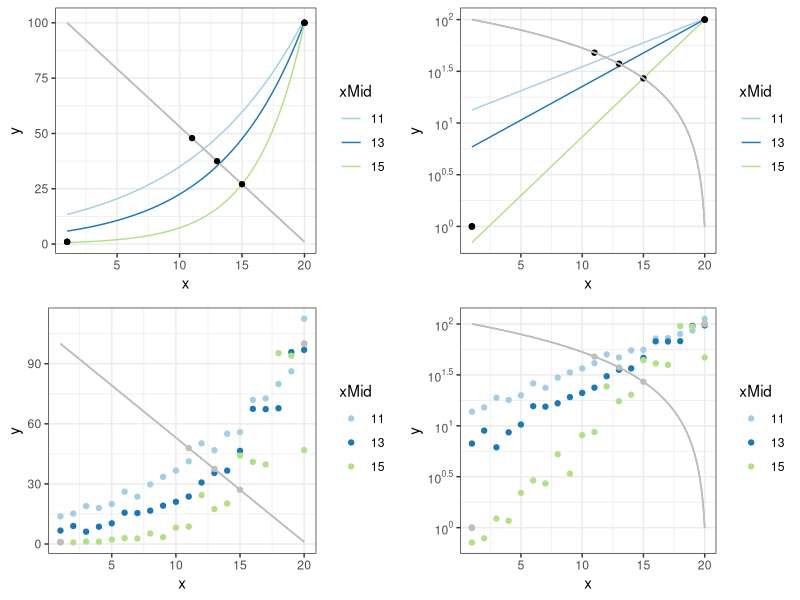
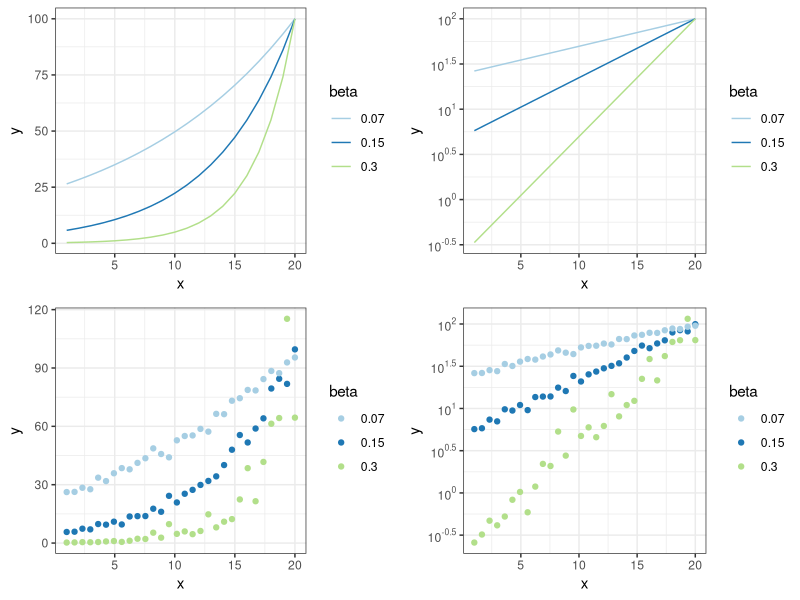
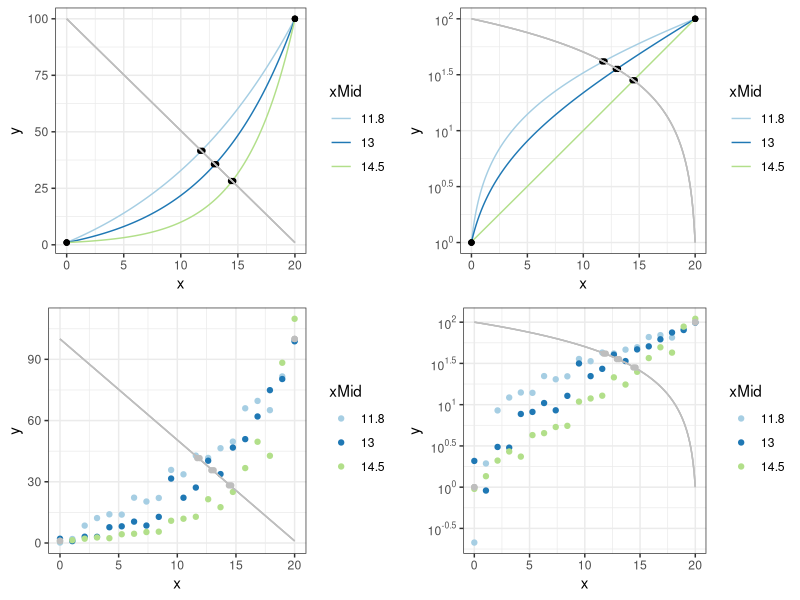
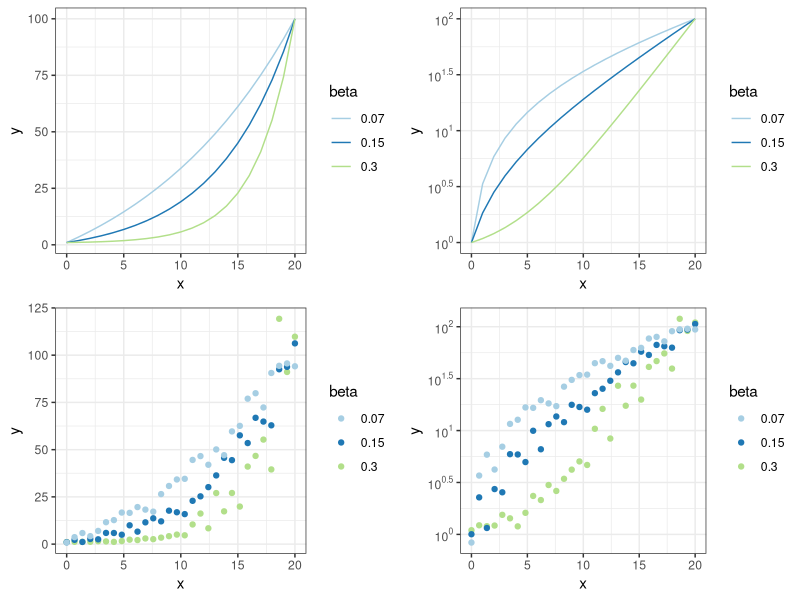

These charts were generated, in order, by the following R code:
## ---- chunk 1
knitr::opts_chunk$set(echo = F, message = FALSE, warning = FALSE, fig.width = 9, fig.height = 6)
library(ggplot2)
library(scales)
library(tidyverse)
library(gridExtra)
## ---- chunk 2
expSim <- function(xMid, xRange = c(1,20), yRange = c(1,100)){
  
  lineData   <- tibble(xLine = seq(xRange[1],xRange[2],0.1),
                       yLine = ((yRange[1]-yRange[2])/(xRange[2]-xRange[1]))*(xLine-xRange[1])+yRange[2])
  pointsData <- tibble(xPoint = c(xRange[1], xMid, xRange[2]),
                       yPoint = c(yRange[1], lineData$yLine[lineData$xLine == xMid], yRange[2]))
  
  
  lm.fit <- lm(log(yPoint) ~ xPoint, data = pointsData)
  alpha.0  <- exp(coef(lm.fit)[1]) %>% as.numeric()
  beta.0   <- coef(lm.fit)[2] %>% as.numeric()
  start <- list(alpha = alpha.0, beta = beta.0)
  nonlinear.fit   <- nls(yPoint ~ alpha * exp(beta * xPoint), data = pointsData, start = start)
  alpha <- coef(nonlinear.fit)[1] %>% as.numeric()
  beta <- coef(nonlinear.fit)[2] %>% as.numeric()
  
  expData <- tibble(x = seq(xRange[1],xRange[2],0.1),
                    y = alpha*exp(beta*x))
  return(list(expData = expData, lineData = lineData, pointsData = pointsData))
}

expData <- tibble(xMid = c(11, 13, 15)) %>%
  mutate(data = map(xMid, expSim)) %>%
  unnest(data) %>%
  unnest(data) %>%
  mutate(xMid = factor(xMid))

linearPlot1 <- expData %>%
  ggplot(aes(x = x, y = y, group = xMid, color = xMid)) + 
  geom_line() +
  geom_line(aes(x = xLine, y = yLine), color = "gray") +
  geom_point(aes(x = xPoint, y = yPoint), color = "black") +
  theme_bw() +
  scale_color_brewer(palette = "Paired")

logPlot1 <- expData %>%
  ggplot(aes(x = x, y = y, group = xMid, color = xMid)) + 
  geom_line() +
  geom_point(aes(x = xPoint, y = yPoint), color = "black") +
  geom_line(aes(x = xLine, y = yLine), color = "gray") +
  theme_bw() +
  scale_color_brewer(palette = "Paired") +
  scale_y_continuous(trans = "log10",
                     breaks = trans_breaks("log10", function(x) 10^x),
                     labels = trans_format("log10", math_format(10^.x)))

## ---- chunk 3
expSim <- function(xMid, sigma, N = 20, xRange = c(1,20), yRange = c(1,100)){
  
  lineData   <- tibble(xLine = seq(xRange[1],xRange[2],0.1),
                       yLine = ((yRange[1]-yRange[2])/(xRange[2]-xRange[1]))*(xLine-xRange[1])+yRange[2])
  pointsData <- tibble(xPoint = c(xRange[1], xMid, xRange[2]),
                       yPoint = c(yRange[1], lineData$yLine[lineData$xLine == xMid], yRange[2]))
  
  
  lm.fit <- lm(log(yPoint) ~ xPoint, data = pointsData)
  alpha.0  <- exp(coef(lm.fit)[1]) %>% as.numeric()
  beta.0   <- coef(lm.fit)[2] %>% as.numeric()
  start <- list(alpha = alpha.0, beta = beta.0)
  nonlinear.fit   <- nls(yPoint ~ alpha * exp(beta * xPoint), data = pointsData, start = start)
  alpha <- (coef(nonlinear.fit)[1] %>% as.numeric())/(exp((sigma^2)/2))
  beta <- coef(nonlinear.fit)[2] %>% as.numeric()
  
  expData <- tibble(x = seq(xRange[1],xRange[2], length.out = N),
                    y = alpha*exp(beta*x + rnorm(N,0,sigma)))
  return(list(expData = expData, lineData = lineData, pointsData = pointsData))
}

expData <- tibble(xMid = c(11, 13, 15),
                  sigma = c(0.07, 0.14, 0.25)) %>%
  mutate(data = map2(xMid, sigma, expSim)) %>%
  unnest(data) %>%
  unnest(data) %>%
  mutate(xMid = factor(xMid))

linearPlot1_error <- expData %>%
  ggplot(aes(x = x, y = y, group = xMid, color = xMid)) + 
  geom_point() +
  geom_line(aes(x = xLine, y = yLine), color = "gray") +
  geom_point(aes(x = xPoint, y = yPoint), color = "gray") +
  theme_bw() +
  scale_color_brewer(palette = "Paired")

logPlot1_error <- expData %>%
  ggplot(aes(x = x, y = y, group = xMid, color = xMid)) + 
  geom_point() +
  geom_point(aes(x = xPoint, y = yPoint), color = "gray") +
  geom_line(aes(x = xLine, y = yLine), color = "gray") +
  theme_bw() +
  scale_color_brewer(palette = "Paired") +
  scale_y_continuous(trans = "log10",
                     breaks = trans_breaks("log10", function(x) 10^x),
                     labels = trans_format("log10", math_format(10^.x)))
## ---- chunk 4
grid.arrange(linearPlot1, logPlot1, linearPlot1_error, logPlot1_error, ncol = 2)
## ---- chunk 5
expSim <- function(beta, xRange = c(1,20), yRange = c(1,100)){
  alpha   <- (yRange[2]/exp(beta*xRange[2]))
  expData <- tibble(x = seq(xRange[1],xRange[2],1),
                    y = alpha*exp(beta*x))
  return(expData)
}

expData <- tibble(beta = c(0.07, 0.15, 0.3)) %>%
           mutate(data = map(beta, expSim)) %>%
           unnest(data) %>%
           mutate(beta = factor(beta))

linearPlot2 <- expData %>%
  ggplot(aes(x = x, y = y, group = beta, color = beta)) + 
  geom_line() +
  theme_bw() +
  scale_color_brewer(palette = "Paired")

logPlot2 <- expData %>%
  ggplot(aes(x = x, y = y, group = beta, color = beta)) + 
  geom_line() +
  theme_bw() +
  scale_color_brewer(palette = "Paired") +
  scale_y_continuous(trans = "log10",
                     breaks = trans_breaks("log10", function(x) 10^x),
                     labels = trans_format("log10", math_format(10^.x)))
## ---- chunk 6
expSim <- function(beta, sigma, N = 30, xRange = c(1,20), yRange = c(1,100)){
  alpha <- (yRange[2]/exp(beta*xRange[2]))/(exp((sigma^2)/2))
  expData <- tibble(x = seq(xRange[1],xRange[2], length.out = N),
                    y = alpha*exp(beta*x + rnorm(N,0,sigma)))
  return(expData)
}

expData <- tibble(beta = c(0.3, 0.15, 0.07),
                  sigma = c(0.3, 0.12, 0.05)) %>%
  mutate(data = map2(beta, sigma, expSim)) %>%
  unnest(data) %>%
  mutate(beta = factor(beta))

linearPlot2_error <- expData %>%
  ggplot(aes(x = x, y = y, group = beta, color = beta)) + 
  geom_point() +
  theme_bw() +
  scale_color_brewer(palette = "Paired")

logPlot2_error <- expData %>%
  ggplot(aes(x = x, y = y, group = beta, color = beta)) + 
  geom_point() +
  theme_bw() +
  scale_color_brewer(palette = "Paired") +
  scale_y_continuous(trans = "log10",
                     breaks = trans_breaks("log10", function(x) 10^x),
                     labels = trans_format("log10", math_format(10^.x)))
## ---- chunk 7
grid.arrange(linearPlot2, logPlot2, linearPlot2_error, logPlot2_error, ncol = 2)
## ---- chunk 8
expSim <- function(xMid, xRange = c(0,20), yRange = c(1,100)){
  
  lineData   <- tibble(xLine = seq(xRange[1],xRange[2],0.1),
                       yLine = ((yRange[1]-yRange[2])/(xRange[2]-xRange[1]))*(xLine-xRange[1])+yRange[2])
  pointsData <- tibble(xPoint = c(xRange[1], 
                                  (xMid-0.1), 
                                  (xMid+0.1), 
                                  xRange[2]
                                  ),
                       yPoint = c(yRange[1], 
                                  lineData$yLine[lineData$xLine == xMid], 
                                  lineData$yLine[lineData$xLine == xMid], 
                                  yRange[2]
                                  )
                       )
  
  
  lm.fit <- lm(log(yPoint) ~ xPoint, data = pointsData)
  alpha.0  <- exp(coef(lm.fit)[1]) %>% as.numeric()
  beta.0   <- coef(lm.fit)[2] %>% as.numeric()
  theta.0 <- min(pointsData$yPoint) * 0.5  
  start <- list(alpha = alpha.0, beta = beta.0, theta = theta.0)
  nonlinear.fit   <- nls(yPoint ~ alpha * exp(beta * xPoint) + theta , data = pointsData, start = start)
  alpha <- coef(nonlinear.fit)[1] %>% as.numeric()
  beta <- coef(nonlinear.fit)[2] %>% as.numeric()
  theta <- coef(nonlinear.fit)[3] %>% as.numeric()

  expData <- tibble(x = seq(xRange[1],xRange[2],0.1),
                    y = alpha*exp(beta*x) + theta)
  return(list(expData = expData, lineData = lineData, pointsData = pointsData))
}

expData <- tibble(xMid = c(11.8, 13, 14.5)) %>%
  mutate(data = map(xMid, expSim)) %>%
  unnest(data) %>%
  unnest(data) %>%
  mutate(xMid = factor(xMid))

linearPlot3 <- expData %>%
  ggplot(aes(x = x, y = y, group = xMid, color = xMid)) + 
  geom_line() +
  geom_point(aes(x = xPoint, y = yPoint), color = "black") +
  geom_line(aes(x = xLine, y = yLine), color = "gray") +
  theme_bw() +
  scale_color_brewer(palette = "Paired")

logPlot3 <- expData %>%
  ggplot(aes(x = x, y = y, group = xMid, color = xMid)) + 
  geom_line() +
  geom_point(aes(x = xPoint, y = yPoint), color = "black") +
  geom_line(aes(x = xLine, y = yLine), color = "gray") +
  theme_bw() +
  scale_color_brewer(palette = "Paired") +
  scale_y_continuous(trans = "log10",
                     breaks = trans_breaks("log10", function(x) 10^x),
                     labels = trans_format("log10", math_format(10^.x)))

## ---- chunk 9
expSim <- function(xMid, sigma, N = 20, xRange = c(0,20), yRange = c(1,100)){
  
  lineData   <- tibble(xLine = seq(xRange[1],xRange[2],0.1),
                       yLine = ((yRange[1]-yRange[2])/(xRange[2]-xRange[1]))*(xLine-xRange[1])+yRange[2])
  pointsData <- tibble(xPoint = c(xRange[1], (xMid-0.1), (xMid+0.1), xRange[2]),
                       yPoint = c(yRange[1], lineData$yLine[lineData$xLine == xMid], lineData$yLine[lineData$xLine == xMid], yRange[2]))
  
  
  lm.fit <- lm(log(yPoint) ~ xPoint, data = pointsData)
  alpha.0  <- exp(coef(lm.fit)[1]) %>% as.numeric()
  beta.0   <- coef(lm.fit)[2] %>% as.numeric()
  theta.0 <- min(pointsData$yPoint) * 0.5  
  start <- list(alpha = alpha.0, beta = beta.0, theta = theta.0)
  nonlinear.fit   <- nls(yPoint ~ alpha * exp(beta * xPoint) + theta , data = pointsData, start = start)
  alpha <- (coef(nonlinear.fit)[1] %>% as.numeric())/(exp((sigma^2)/2))
  beta <- coef(nonlinear.fit)[2] %>% as.numeric()
  theta <- coef(nonlinear.fit)[3] %>% as.numeric()

  expData <- tibble(x = seq(xRange[1],xRange[2], length.out = N),
                    y = alpha*exp(beta*x + rnorm(N,0,sigma)) + theta)
  return(list(expData = expData, lineData = lineData, pointsData = pointsData))
}

expData <- tibble(xMid = c(11.8, 13, 14.5),
                  sigma = c(0.07, 0.14, 0.25)) %>%
  mutate(data = map2(xMid, sigma, expSim)) %>%
  unnest(data) %>%
  unnest(data) %>%
  mutate(xMid = factor(xMid))

linearPlot3_error <- expData %>%
  ggplot(aes(x = x, y = y, group = xMid, color = xMid)) + 
  geom_point() +
  geom_point(aes(x = xPoint, y = yPoint), color = "gray") +
  geom_line(aes(x = xLine, y = yLine), color = "gray") +
  theme_bw() +
  scale_color_brewer(palette = "Paired")

logPlot3_error <- expData %>%
  ggplot(aes(x = x, y = y, group = xMid, color = xMid)) + 
  geom_point() +
  geom_point(aes(x = xPoint, y = yPoint), color = "gray") +
  geom_line(aes(x = xLine, y = yLine), color = "gray") +
  theme_bw() +
  scale_color_brewer(palette = "Paired") +
  scale_y_continuous(trans = "log10",
                     breaks = trans_breaks("log10", function(x) 10^x),
                     labels = trans_format("log10", math_format(10^.x)))
## ---- chunk 10
grid.arrange(linearPlot3, logPlot3, linearPlot3_error, logPlot3_error, ncol = 2)
## ---- chunk 11
expSim <- function(beta, xRange = c(0,20), yRange = c(1,100)){
  theta <- (yRange[2]-yRange[1]*(exp(beta*(xRange[2]-xRange[1]))))/(1-exp(beta*xRange[2]))
  alpha <- (yRange[1]-theta)/(exp(beta*xRange[1]))
  expData <- tibble(x = seq(xRange[1],xRange[2],1),
                    y = alpha*exp(beta*x)+theta)
  return(expData)
}

expData <- tibble(beta = c(0.07, 0.15, 0.3)) %>%
  mutate(data = map(beta, expSim)) %>%
  unnest(data) %>%
  mutate(beta = factor(beta))

linearPlot4 <- expData %>%
  ggplot(aes(x = x, y = y, group = beta, color = beta)) + 
  geom_line() +
  theme_bw() +
  scale_color_brewer(palette = "Paired")

logPlot4 <- expData %>%
  ggplot(aes(x = x, y = y, group = beta, color = beta)) + 
  geom_line() +
  theme_bw() +
  scale_color_brewer(palette = "Paired") +
  scale_y_continuous(trans = "log10",
                     breaks = trans_breaks("log10", function(x) 10^x),
                     labels = trans_format("log10", math_format(10^.x)))
## ---- chunk 12
expSim <- function(beta, sigma, N = 30, xRange = c(0,20), yRange = c(1,100)){
  theta <- (yRange[2]-yRange[1]*(exp(beta*(xRange[2]-xRange[1]))))/(1-exp(beta*xRange[2]+sigma^2/2))
  alpha <- (yRange[1]-theta)/(exp(beta*xRange[1]+sigma^2/2))
  expData <- tibble(x = seq(xRange[1],xRange[2], length.out = N),
                    y = alpha*exp(beta*x + rnorm(N,0,sigma)) + theta)
  return(expData)
}

expData <- tibble(difficulty = c("Easy", "Medium", "Hard"),
                  beta = c(0.3, 0.15, 0.07),
                  sigma = c(0.3, 0.12, 0.05)) %>%
  mutate(data = map2(beta, sigma, expSim)) %>%
  unnest(data) %>%
  mutate(beta  = factor(beta),
         sigma = factor(sigma))

linearPlot4_error <- expData %>%
  ggplot(aes(x = x, y = y, group = beta, color = beta)) + 
  geom_point() +
  theme_bw() +
  scale_color_brewer(palette = "Paired")

logPlot4_error <- expData %>%
  ggplot(aes(x = x, y = y, group = beta, color = beta)) + 
  geom_point() +
  theme_bw() +
  scale_color_brewer(palette = "Paired") +
  scale_y_continuous(trans = "log10",
                     breaks = trans_breaks("log10", function(x) 10^x),
                     labels = trans_format("log10", math_format(10^.x)))
## ---- chunk 13
grid.arrange(linearPlot4, logPlot4, linearPlot4_error, logPlot4_error, ncol = 2)
